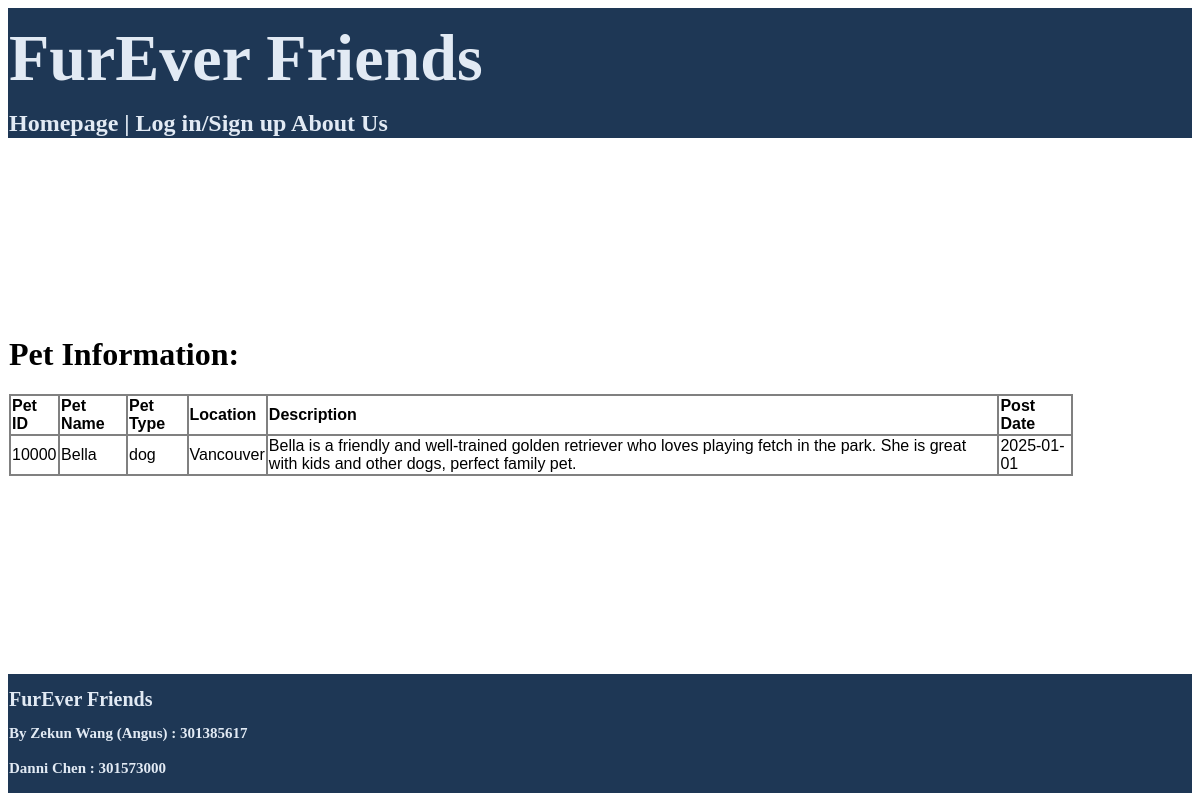
Before: /public/pages/pet_information.php?edit=10000 with the older database file.
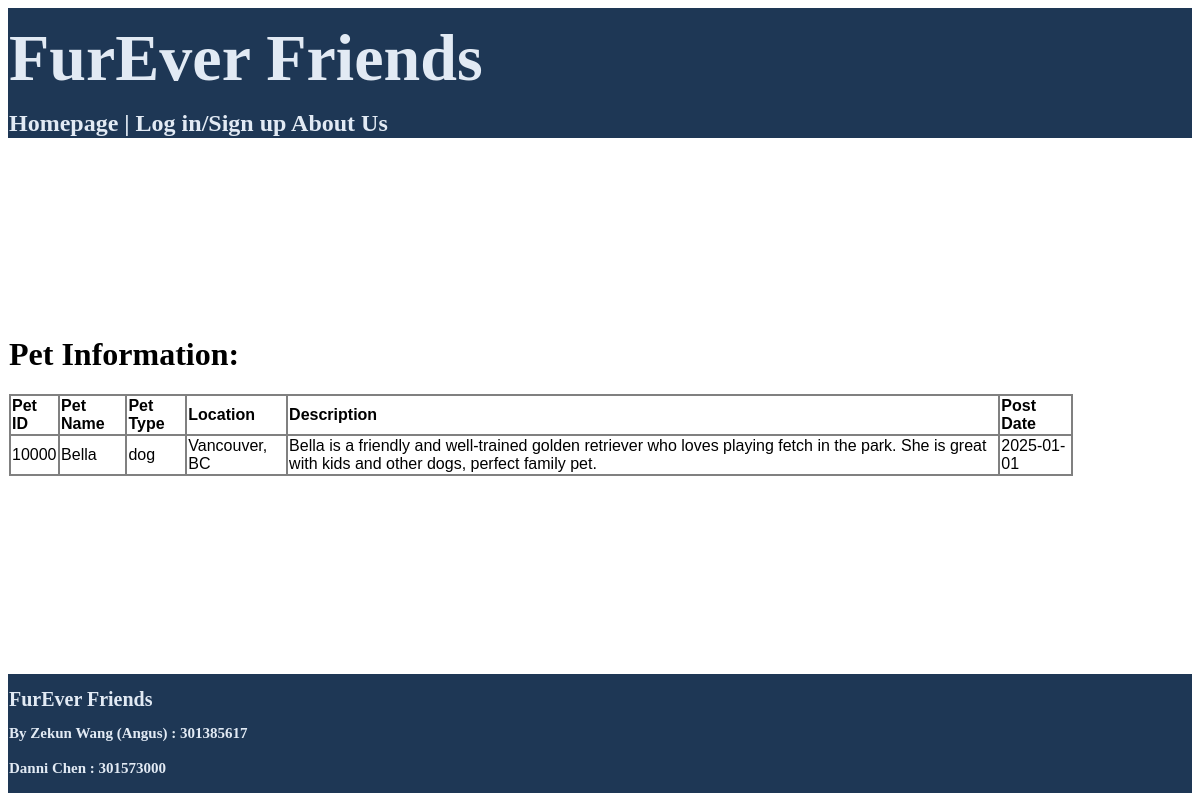
After: the same page with the newer database file.
### tables this page shows
CREATE TABLE `pet` (
  `pet_id` int(5) NOT NULL,
  `pet_name` varchar(20) NOT NULL,
  `location` varchar(50) NOT NULL,
  `pet_type` varchar(20) NOT NULL,
  `post_date` date NOT NULL,
  `description` text NOT NULL
);

### public/pages/pet_information.php (the view, shortened to what this page needs)
<?php
require(SHARED_PATH.'/header.php');
echo "<h1>Pet Information: </h1>";
if(isset($_GET['edit'])){
    $id = $_GET['edit'];
}
$general_query = "SELECT * FROM pet WHERE pet_id = ".$id;
$select_result = mysqli_query($connection, $general_query);
if(mysqli_num_rows($select_result) != 0){
    echo"<table class='resultTable'><tr>";
        echo "<td class='tableGrid'><p class='tableHeader'>Pet ID</p></td>";
        echo "<td class='tableGrid'><p class='tableHeader'>Pet Name</p></td>";
        echo "<td class='tableGrid'><p class='tableHeader'>Pet Type</p></td>";
        echo "<td class='tableGrid'><p class='tableHeader'>Location</p></td>";
        echo "<td class='tableGrid'><p class='tableHeader'>Description</p></td>";
        echo "<td class='tableGrid'><p class='tableHeader'>Post Date</p></td>";
    echo "</tr><tr>";
    while($row = mysqli_fetch_assoc($select_result)){
        echo "<td class='tableGrid'>". $row['pet_id']. "</td>";
        echo "<td class='tableGrid'>". $row['pet_name']. "</td>";
        echo "<td class='tableGrid'>". $row['pet_type']. "</td>";
        echo "<td class='tableGrid'>". $row['location']. "</td>";
        echo "<td class='tableGrid'>". $row['description']. "</td>";
        echo "<td class='tableGrid'>". $row['post_date']. "</td>";
        echo"</tr>";
    }
    echo"</table>";
}
else{
    echo"<tr>Result is empty!</tr>";
}
require(SHARED_PATH.'/footer.php');
?>

Changed rows visible on the page:
changed pet "Bella": location "Vancouver" → "Vancouver, BC"
